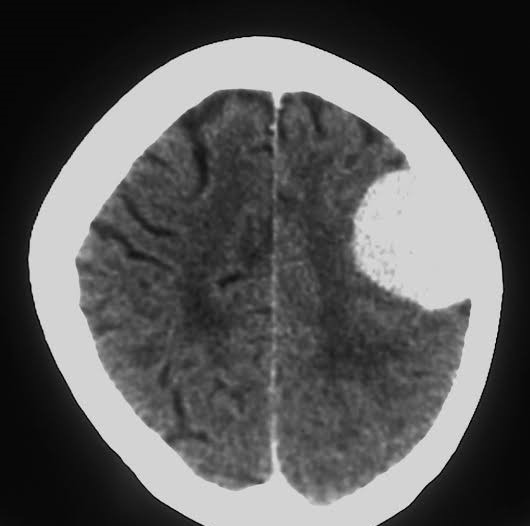
#> input picture dataset/test/meningioma/Te-meTr_0009.jpg, 530 x 526 px
$ python brain_ext.py
#> lines starting #> are read from the running program, lines starting #| are printed output that depends on the picture; after the words box and inside, x2 and y2 are one past the last pixel; in counts of white or black regions, pixels touching at a corner belong together
import cv2
import numpy as np
import matplotlib.pyplot as plt
from PIL import Image
import os
import random


def edge_detection(input_path, lower_threshold=50, upper_threshold=150):
    """
    Apply Canny edge detection to isolate the brain region.

    :param input_path: Path to the input image file.
    :param lower_threshold: Lower bound for Canny edge detection.
    :param upper_threshold: Upper bound for Canny edge detection.
    :return: Edge-detected image as a binary mask.
    """
    # Load the image and convert to grayscale
    img = cv2.imread(input_path, cv2.IMREAD_GRAYSCALE)

    # Apply Canny edge detection
    edges = cv2.Canny(img, lower_threshold, upper_threshold)

    # Fill the inside of the edges
    filled_edges = cv2.morphologyEx(edges, cv2.MORPH_CLOSE, kernel=np.ones((15, 15), np.uint8))

    # Find the largest connected component
    num_labels, labels, stats, centroids = cv2.connectedComponentsWithStats(filled_edges, connectivity=8)

    # Get the label of the largest connected component (excluding the background)
    largest_label = 1 + np.argmax(stats[1:, cv2.CC_STAT_AREA])  # Skip label 0 (background)

    # Create a binary mask for the largest component
    largest_component = (labels == largest_label).astype(np.uint8) * 255

    # Fill the inside of the largest component completely
    kernel = np.ones((25, 25), np.uint8)  # Larger kernel to ensure full filling
    filled_component = cv2.morphologyEx(largest_component, cv2.MORPH_CLOSE, kernel)

    return filled_component

def flood_fill_background(edges):
    """
    Use flood fill to isolate the background and create a mask for the brain region.

    :param edges: Edge-detected binary image.
    :return: Binary mask isolating the brain region.
    """
    h, w = edges.shape
    flood_filled = edges.copy()
    mask = np.zeros((h + 2, w + 2), np.uint8)
    cv2.floodFill(flood_filled, mask, (0, 0), 255)

    # Invert flood-filled image to get the brain region mask
    brain_mask = cv2.bitwise_not(flood_filled)

    # Combine the original edges with the brain mask to preserve borders
    brain_mask_with_edges = cv2.bitwise_or(brain_mask, edges)

    return brain_mask_with_edges

def visualize_processing_steps(original_path, lower_threshold=50, upper_threshold=150):
    """
    Visualize the original image and the final flood-filled mask.

    :param original_path: Path to the original image file.
    :param lower_threshold: Lower bound for Canny edge detection.
    :param upper_threshold: Upper bound for Canny edge detection.
    """
    # Perform edge detection
    edges = edge_detection(original_path, lower_threshold, upper_threshold)

    # Perform flood fill to isolate the brain region
    brain_mask = flood_fill_background(edges)

    # Load the original image for visualization
    original = Image.open(original_path).convert("L")

    # Plot the results
    plt.figure(figsize=(10, 5))

    # Plot original image
    plt.subplot(1, 2, 1)
    plt.imshow(original, cmap="gray")
    plt.title("Original Image")
    plt.axis("off")

    # Plot flood-filled mask
    plt.subplot(1, 2, 2)
    plt.imshow(brain_mask, cmap="gray")
    plt.title("Flood-Filled Mask")
    plt.axis("off")

    plt.tight_layout()
    plt.show()

if __name__ == "__main__":
    # Define the root directory containing MRI images
    root_dir = "C:/Projects/MRI_CNN/dataset/test"

    # Collect all image file paths
    image_paths = []
    for subdir, _, files in os.walk(root_dir):
        for file in files:
            if file.endswith(('.jpg', '.png')):
                image_paths.append(os.path.join(subdir, file))

    # Randomly select an image to visualize
    random_image_path = random.choice(image_paths)

    # Visualize the processing steps for the selected image
    visualize_processing_steps(random_image_path, lower_threshold=50, upper_threshold=150)
#> in edge_detection, img is the input picture: shape (526, 530); min 0, max 237, mean 87.8
#> in edge_detection, `edges = cv2.Canny(img, lower_threshold, upper_threshold)`:
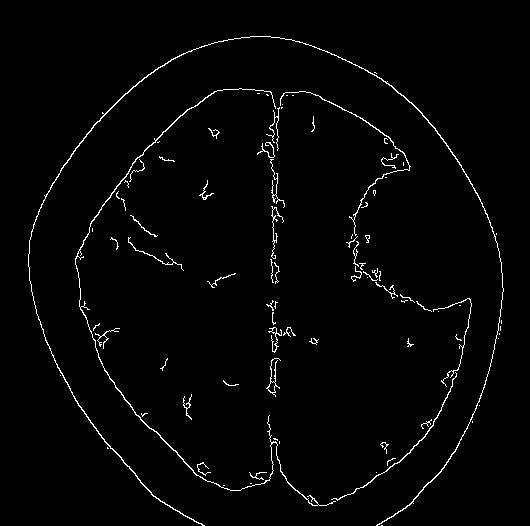
#> edges: shape (526, 530); 2% white in thin lines or dots, all inside (x1, y1, x2, y2) = (28, 36, 504, 526)
#> in edge_detection, `filled_edges = cv2.morphologyEx(edges, cv2.MORPH_CLOSE, kernel=np.ones..`:
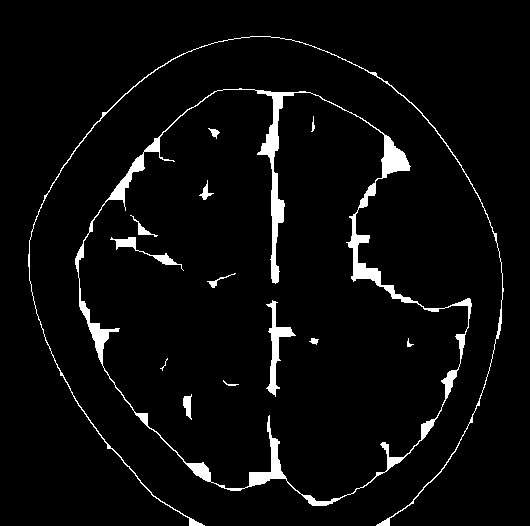
#> filled_edges: shape (526, 530); 4.2% white; 14 white regions (1 under 20 px), largest, box (x1, y1, x2, y2) and area: (75, 88, 472, 506) 8037, (28, 36, 504, 526) 1890, (266, 300, 296, 397) 753
#> in edge_detection, `num_labels, labels, stats, centroids = cv2.connectedComponentsWithStat..`:
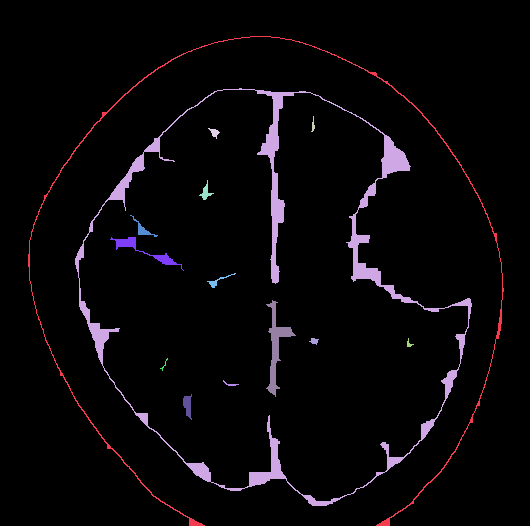
#> labels: shape (526, 530) int32; 15 distinct labels, from 0 to 14; one colour per label, 0 black
#> in edge_detection, `num_labels, labels, stats, centroids = cv2.connectedComponentsWithStat..`: num_labels = 15; stats = 15 rows, first 6: [0, 0, 530, 526, 267087], [28, 36, 476, 490, 1890], [75, 88, 397, 418, 8037], [311, 116, 4, 16, 30], [208, 128, 12, 11, 58], [199, 180, 15, 20, 94]; centroids = 15 rows, first 8: [264.2, 261.6], [272.1, 277.6], [282.2, 281.4], [312.7, 124.9], [214, 132.1], [205.4, 192.1], [142.3, 229.1], [143.6, 250.2]
#> in edge_detection, `largest_label = 1 + np.argmax(stats[1:, cv2.CC_STAT_AREA])`: largest_label = 2
#> in edge_detection, `largest_component = (labels == largest_label).astype(np.uint8) * 255`:
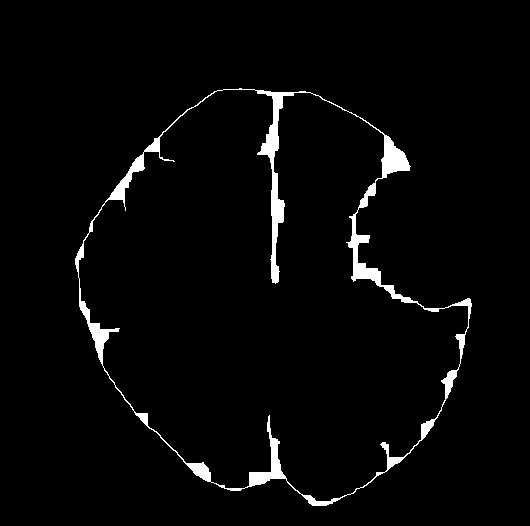
#> largest_component: shape (526, 530); 2.9% white; 1 white region, box (x1, y1, x2, y2) and area: (75, 88, 472, 506) 8037
#> in edge_detection, `filled_component = cv2.morphologyEx(largest_component, cv2.MORPH_CLOSE..`:
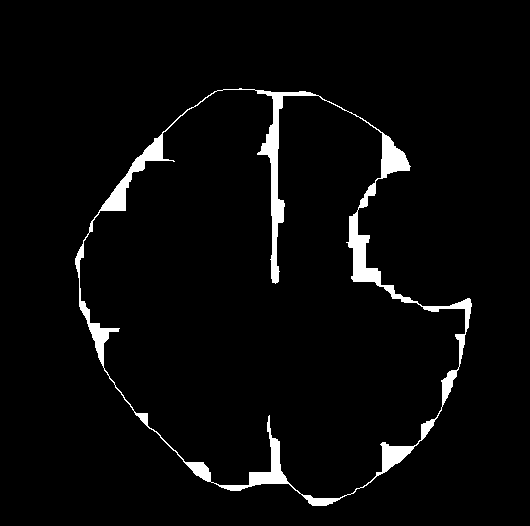
#> filled_component: shape (526, 530); 3.6% white; 1 white region, box (x1, y1, x2, y2) and area: (75, 88, 472, 506) 9935
#> in flood_fill_background, `cv2.floodFill(flood_filled, mask, (0, 0), 255)`:
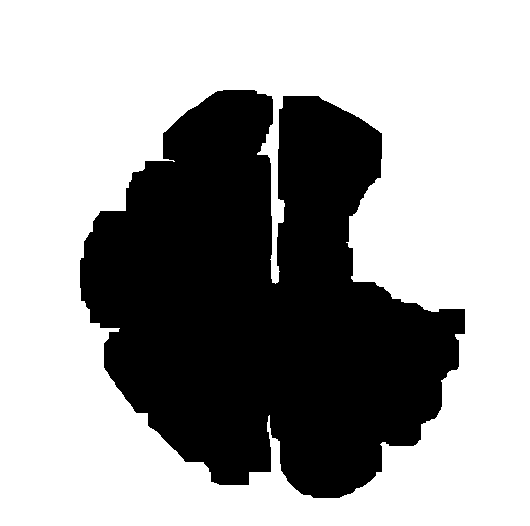
#> flood_filled: shape (526, 530); 63.6% white; 1 black region, box (x1, y1, x2, y2) and area: (80, 90, 465, 498) 101498
#> in flood_fill_background, `brain_mask_with_edges = cv2.bitwise_or(brain_mask, edges)`:
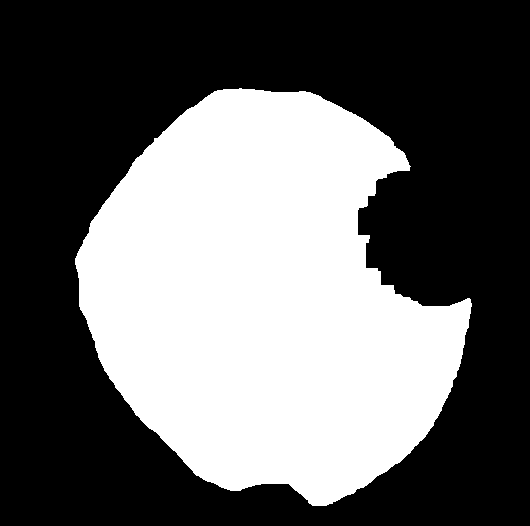
#> brain_mask_with_edges: shape (526, 530); 40% white; 1 white region, box (x1, y1, x2, y2) and area: (75, 88, 472, 506) 111433
